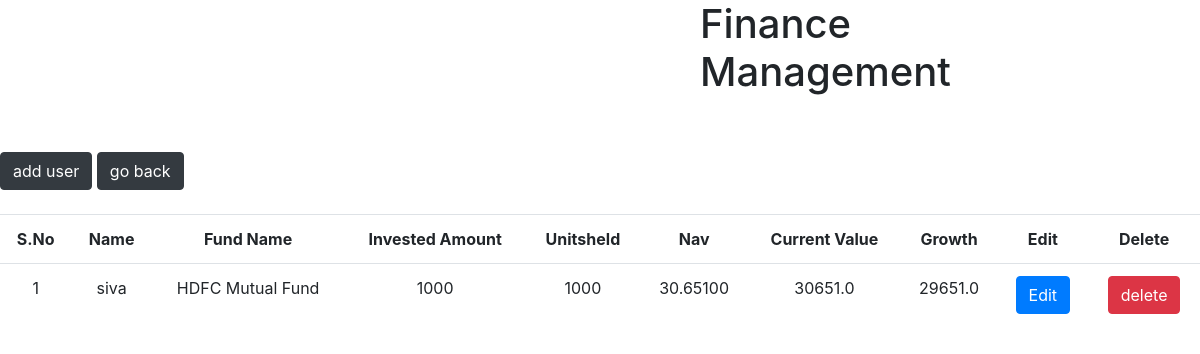
The page /session (signed in) on the database its author committed.
### tables this page shows
CREATE TABLE "datas_table" (
	"name"	INTEGER NOT NULL,
	"fundcode"	TEXT NOT NULL,
	"invested"	TEXT NOT NULL,
	"unitsheld"	TEXT NOT NULL,
	"nav"	TEXT NOT NULL,
	"current_value"	TEXT NOT NULL,
	"growth"	TEXT NOT NULL,
	"id"	INTEGER NOT NULL UNIQUE,
	PRIMARY KEY("id" AUTOINCREMENT)
);

### app.py (the view)
@app.route('/session')
def session():
      conn = sql.connect('user.db')
      conn.row_factory = sql.Row
      cur =conn.cursor()
      cur.execute("select * from datas_table where NAME=?",(d_session["name"],))
      data = cur.fetchall()
      return render_template('home.html',data=data)

### templates/home.html (shortened to what this page needs)
<!DOCTYPE html>
<html lang="en">
<head>
</head>
<body>
{% extends "base.html" %}
{% block content%}
<h1>Finance Management</h1><br><br>
<a href="{{url_for('home')}}" class="btn btn-dark">add user</a>
<a href="{{url_for('login')}}" class="btn btn-dark">go back</a><br><br>
<table class="table">
    <tr>
        <th>S.No</th>
        <th>Name</th>
        <th>Fund Name</th>
        <th>Invested Amount</th>
        <th>Unitsheld</th>
        <th>Nav</th>
        <th>Current Value</th>
        <th>Growth</th>
        <th>Edit</th>
        <th>Delete</th>
    </tr>
    {%for i in data%}
    <tr>
        <td>{{loop.index}}</td>
        <td>{{i.name}}</td>
        <td>{{i.fundcode}}</td>
        <td>{{i.Invested}}</td>
        <td>{{i.unitsheld}}</td>
        <td>{{i.nav}}</td>
        <td>{{i.current_value}}</td>
        <td>{{i.growth}}</td>
        <td><a href="{{url_for('edit_user',id=loop.index)}}" class="btn btn-primary">Edit</a></td>
        <td><a href="{{url_for('delete_user',id=loop.index)}}" class="btn btn-danger">delete</a></td>
    </tr>
    {%endfor%}
</table>
</body>
</html>
{% endblock %}

### templates/home.html (style rules this page uses)
table,th,td { border-collapse: collapse; text-align: center; margin: 0 auto; }
h1 { text-align: center; margin: 0 700px; font-size: 30px; }

### rows shown on the page
datas_table: name "siva", fundcode "HDFC Mutual Fund", Invested "1000", unitsheld "1000", nav "30.65100", current_value "30651.0", growth "29651.0"
